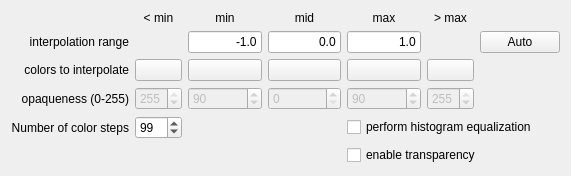
<?xml version="1.0" encoding="UTF-8"?>
<ui version="4.0">
 <class>GridColorWidget</class>
 <widget class="QWidget" name="GridColorWidget">
  <property name="geometry">
   <rect>
    <x>0</x>
    <y>0</y>
    <width>571</width>
    <height>167</height>
   </rect>
  </property>
  <property name="windowTitle">
   <string>Form</string>
  </property>
  <layout class="QVBoxLayout" name="verticalLayout_2">
   <item>
    <layout class="QGridLayout" name="gridLayout">
     <item row="0" column="1">
      <widget class="QLabel" name="TextLabel14_3">
       <property name="text">
        <string>&lt; min</string>
       </property>
       <property name="alignment">
        <set>Qt::AlignCenter</set>
       </property>
      </widget>
     </item>
     <item row="0" column="2">
      <widget class="QLabel" name="TextLabel14">
       <property name="text">
        <string>min</string>
       </property>
       <property name="alignment">
        <set>Qt::AlignCenter</set>
       </property>
      </widget>
     </item>
     <item row="0" column="3">
      <widget class="QLabel" name="TextLabel14_2">
       <property name="text">
        <string>mid</string>
       </property>
       <property name="alignment">
        <set>Qt::AlignCenter</set>
       </property>
      </widget>
     </item>
     <item row="0" column="4">
      <widget class="QLabel" name="TextLabel15">
       <property name="text">
        <string>max</string>
       </property>
       <property name="alignment">
        <set>Qt::AlignCenter</set>
       </property>
      </widget>
     </item>
     <item row="0" column="5">
      <widget class="QLabel" name="TextLabel13">
       <property name="text">
        <string>&gt; max</string>
       </property>
       <property name="alignment">
        <set>Qt::AlignCenter</set>
       </property>
      </widget>
     </item>
     <item row="2" column="0">
      <widget class="QLabel" name="TextLabel1">
       <property name="text">
        <string>colors to interpolate</string>
       </property>
       <property name="alignment">
        <set>Qt::AlignRight|Qt::AlignTrailing|Qt::AlignVCenter</set>
       </property>
      </widget>
     </item>
     <item row="2" column="1">
      <widget class="BALL::VIEW::ColorButton" name="min_min_button">
       <property name="sizePolicy">
        <sizepolicy hsizetype="Minimum" vsizetype="MinimumExpanding">
         <horstretch>0</horstretch>
         <verstretch>0</verstretch>
        </sizepolicy>
       </property>
      </widget>
     </item>
     <item row="2" column="2">
      <widget class="BALL::VIEW::ColorButton" name="min_button">
       <property name="sizePolicy">
        <sizepolicy hsizetype="Minimum" vsizetype="MinimumExpanding">
         <horstretch>0</horstretch>
         <verstretch>0</verstretch>
        </sizepolicy>
       </property>
      </widget>
     </item>
     <item row="2" column="3">
      <widget class="BALL::VIEW::ColorButton" name="mid_button">
       <property name="sizePolicy">
        <sizepolicy hsizetype="Minimum" vsizetype="MinimumExpanding">
         <horstretch>0</horstretch>
         <verstretch>0</verstretch>
        </sizepolicy>
       </property>
      </widget>
     </item>
     <item row="2" column="4">
      <widget class="BALL::VIEW::ColorButton" name="max_button">
       <property name="sizePolicy">
        <sizepolicy hsizetype="Minimum" vsizetype="MinimumExpanding">
         <horstretch>0</horstretch>
         <verstretch>0</verstretch>
        </sizepolicy>
       </property>
      </widget>
     </item>
     <item row="2" column="5">
      <widget class="BALL::VIEW::ColorButton" name="max_max_button">
       <property name="sizePolicy">
        <sizepolicy hsizetype="Minimum" vsizetype="MinimumExpanding">
         <horstretch>0</horstretch>
         <verstretch>0</verstretch>
        </sizepolicy>
       </property>
      </widget>
     </item>
     <item row="3" column="0">
      <widget class="QLabel" name="TextLabel1_2">
       <property name="text">
        <string>opaqueness (0-255)</string>
       </property>
       <property name="alignment">
        <set>Qt::AlignRight|Qt::AlignTrailing|Qt::AlignVCenter</set>
       </property>
      </widget>
     </item>
     <item row="3" column="1">
      <widget class="QSpinBox" name="min_min_alpha">
       <property name="enabled">
        <bool>false</bool>
       </property>
       <property name="toolTip">
        <string>Opaqueness for colors for values out of the interpolation range</string>
       </property>
       <property name="maximum">
        <number>255</number>
       </property>
       <property name="value">
        <number>255</number>
       </property>
      </widget>
     </item>
     <item row="3" column="2">
      <widget class="QSpinBox" name="min_alpha">
       <property name="enabled">
        <bool>false</bool>
       </property>
       <property name="toolTip">
        <string>Opaqueness for min color</string>
       </property>
       <property name="maximum">
        <number>255</number>
       </property>
       <property name="value">
        <number>90</number>
       </property>
      </widget>
     </item>
     <item row="3" column="3">
      <widget class="QSpinBox" name="mid_alpha">
       <property name="enabled">
        <bool>false</bool>
       </property>
       <property name="toolTip">
        <string>Opaqueness for mid color</string>
       </property>
       <property name="maximum">
        <number>255</number>
       </property>
       <property name="value">
        <number>0</number>
       </property>
      </widget>
     </item>
     <item row="3" column="4">
      <widget class="QSpinBox" name="max_alpha">
       <property name="enabled">
        <bool>false</bool>
       </property>
       <property name="toolTip">
        <string>Opaqueness for max color</string>
       </property>
       <property name="maximum">
        <number>255</number>
       </property>
       <property name="value">
        <number>90</number>
       </property>
      </widget>
     </item>
     <item row="3" column="5">
      <widget class="QSpinBox" name="max_max_alpha">
       <property name="enabled">
        <bool>false</bool>
       </property>
       <property name="toolTip">
        <string>Opaqueness for colors for values out of the interpolation range</string>
       </property>
       <property name="maximum">
        <number>255</number>
       </property>
       <property name="value">
        <number>255</number>
       </property>
      </widget>
     </item>
     <item row="1" column="0">
      <widget class="QLabel" name="TextLabel7_2">
       <property name="text">
        <string>interpolation range</string>
       </property>
       <property name="alignment">
        <set>Qt::AlignRight|Qt::AlignTrailing|Qt::AlignVCenter</set>
       </property>
      </widget>
     </item>
     <item row="1" column="2">
      <widget class="QLineEdit" name="min_box">
       <property name="toolTip">
        <string>Value for min color</string>
       </property>
       <property name="text">
        <string>-1.0</string>
       </property>
       <property name="alignment">
        <set>Qt::AlignRight</set>
       </property>
      </widget>
     </item>
     <item row="1" column="3">
      <widget class="QLineEdit" name="mid_box">
       <property name="toolTip">
        <string>Value for mid color</string>
       </property>
       <property name="text">
        <string>0.0</string>
       </property>
       <property name="alignment">
        <set>Qt::AlignRight</set>
       </property>
      </widget>
     </item>
     <item row="1" column="4">
      <widget class="QLineEdit" name="max_box">
       <property name="toolTip">
        <string>Value for max color</string>
       </property>
       <property name="text">
        <string>1.0</string>
       </property>
       <property name="alignment">
        <set>Qt::AlignRight</set>
       </property>
      </widget>
     </item>
     <item row="1" column="6">
      <widget class="QPushButton" name="autoscale">
       <property name="enabled">
        <bool>true</bool>
       </property>
       <property name="toolTip">
        <string>Calculate the min, mid and max values from the grid</string>
       </property>
       <property name="text">
        <string>Auto</string>
       </property>
      </widget>
     </item>
     <item row="4" column="0">
      <widget class="QLabel" name="TextLabel7">
       <property name="text">
        <string>Number of color steps</string>
       </property>
       <property name="alignment">
        <set>Qt::AlignRight|Qt::AlignTrailing|Qt::AlignVCenter</set>
       </property>
      </widget>
     </item>
     <item row="4" column="1">
      <widget class="QSpinBox" name="levels_box">
       <property name="toolTip">
        <string>Number of interpolated colors</string>
       </property>
       <property name="maximum">
        <number>999</number>
       </property>
       <property name="value">
        <number>99</number>
       </property>
      </widget>
     </item>
     <item row="4" column="4" colspan="3">
      <widget class="QCheckBox" name="normalization">
       <property name="text">
        <string>perform histogram equalization</string>
       </property>
      </widget>
     </item>
     <item row="5" column="4" colspan="3">
      <widget class="QCheckBox" name="grid_transparency">
       <property name="text">
        <string>enable transparency</string>
       </property>
      </widget>
     </item>
    </layout>
   </item>
  </layout>
 </widget>
 <customwidgets>
  <customwidget>
   <class>BALL::VIEW::ColorButton</class>
   <extends>QPushButton</extends>
   <header location="global">BALL_view/WIDGETS/colorButton.h</header>
   <slots>
    <signal>colorChanged(QColor)</signal>
   </slots>
  </customwidget>
 </customwidgets>
 <resources/>
 <connections>
  <connection>
   <sender>grid_transparency</sender>
   <signal>toggled(bool)</signal>
   <receiver>GridColorWidget</receiver>
   <slot>transparencyToggled(bool)</slot>
   <hints>
    <hint type="sourcelabel">
     <x>554</x>
     <y>154</y>
    </hint>
    <hint type="destinationlabel">
     <x>570</x>
     <y>166</y>
    </hint>
   </hints>
  </connection>
  <connection>
   <sender>normalization</sender>
   <signal>toggled(bool)</signal>
   <receiver>GridColorWidget</receiver>
   <slot>normalizationToggled(bool)</slot>
   <hints>
    <hint type="sourcelabel">
     <x>443</x>
     <y>120</y>
    </hint>
    <hint type="destinationlabel">
     <x>570</x>
     <y>166</y>
    </hint>
   </hints>
  </connection>
  <connection>
   <sender>min_box</sender>
   <signal>textEdited(QString)</signal>
   <receiver>GridColorWidget</receiver>
   <slot>validateText(QString)</slot>
   <hints>
    <hint type="sourcelabel">
     <x>244</x>
     <y>40</y>
    </hint>
    <hint type="destinationlabel">
     <x>262</x>
     <y>199</y>
    </hint>
   </hints>
  </connection>
  <connection>
   <sender>mid_box</sender>
   <signal>textEdited(QString)</signal>
   <receiver>GridColorWidget</receiver>
   <slot>validateText(QString)</slot>
   <hints>
    <hint type="sourcelabel">
     <x>329</x>
     <y>40</y>
    </hint>
    <hint type="destinationlabel">
     <x>349</x>
     <y>248</y>
    </hint>
   </hints>
  </connection>
  <connection>
   <sender>max_box</sender>
   <signal>textEdited(QString)</signal>
   <receiver>GridColorWidget</receiver>
   <slot>validateText(QString)</slot>
   <hints>
    <hint type="sourcelabel">
     <x>411</x>
     <y>45</y>
    </hint>
    <hint type="destinationlabel">
     <x>430</x>
     <y>191</y>
    </hint>
   </hints>
  </connection>
  <connection>
   <sender>min_min_button</sender>
   <signal>colorChanged(QColor)</signal>
   <receiver>GridColorWidget</receiver>
   <slot>minMinColorChanged(QColor)</slot>
   <hints>
    <hint type="sourcelabel">
     <x>191</x>
     <y>62</y>
    </hint>
    <hint type="destinationlabel">
     <x>185</x>
     <y>204</y>
    </hint>
   </hints>
  </connection>
  <connection>
   <sender>min_button</sender>
   <signal>colorChanged(QColor)</signal>
   <receiver>GridColorWidget</receiver>
   <slot>minColorChanged(QColor)</slot>
   <hints>
    <hint type="sourcelabel">
     <x>234</x>
     <y>74</y>
    </hint>
    <hint type="destinationlabel">
     <x>248</x>
     <y>216</y>
    </hint>
   </hints>
  </connection>
  <connection>
   <sender>mid_button</sender>
   <signal>colorChanged(QColor)</signal>
   <receiver>GridColorWidget</receiver>
   <slot>midColorChanged(QColor)</slot>
   <hints>
    <hint type="sourcelabel">
     <x>315</x>
     <y>69</y>
    </hint>
    <hint type="destinationlabel">
     <x>324</x>
     <y>228</y>
    </hint>
   </hints>
  </connection>
  <connection>
   <sender>max_button</sender>
   <signal>colorChanged(QColor)</signal>
   <receiver>GridColorWidget</receiver>
   <slot>maxColorChanged(QColor)</slot>
   <hints>
    <hint type="sourcelabel">
     <x>383</x>
     <y>69</y>
    </hint>
    <hint type="destinationlabel">
     <x>683</x>
     <y>104</y>
    </hint>
   </hints>
  </connection>
  <connection>
   <sender>max_max_button</sender>
   <signal>colorChanged(QColor)</signal>
   <receiver>GridColorWidget</receiver>
   <slot>maxMaxColorChanged(QColor)</slot>
   <hints>
    <hint type="sourcelabel">
     <x>482</x>
     <y>65</y>
    </hint>
    <hint type="destinationlabel">
     <x>621</x>
     <y>151</y>
    </hint>
   </hints>
  </connection>
  <connection>
   <sender>min_min_alpha</sender>
   <signal>valueChanged(int)</signal>
   <receiver>GridColorWidget</receiver>
   <slot>minMinAlphaChanged(int)</slot>
   <hints>
    <hint type="sourcelabel">
     <x>171</x>
     <y>99</y>
    </hint>
    <hint type="destinationlabel">
     <x>178</x>
     <y>237</y>
    </hint>
   </hints>
  </connection>
  <connection>
   <sender>min_alpha</sender>
   <signal>valueChanged(int)</signal>
   <receiver>GridColorWidget</receiver>
   <slot>minAlphaChanged(int)</slot>
   <hints>
    <hint type="sourcelabel">
     <x>223</x>
     <y>85</y>
    </hint>
    <hint type="destinationlabel">
     <x>226</x>
     <y>208</y>
    </hint>
   </hints>
  </connection>
  <connection>
   <sender>mid_alpha</sender>
   <signal>valueChanged(int)</signal>
   <receiver>GridColorWidget</receiver>
   <slot>midAlphaChanged(int)</slot>
   <hints>
    <hint type="sourcelabel">
     <x>294</x>
     <y>93</y>
    </hint>
    <hint type="destinationlabel">
     <x>325</x>
     <y>253</y>
    </hint>
   </hints>
  </connection>
  <connection>
   <sender>max_alpha</sender>
   <signal>valueChanged(int)</signal>
   <receiver>GridColorWidget</receiver>
   <slot>maxAlphaChanged(int)</slot>
   <hints>
    <hint type="sourcelabel">
     <x>366</x>
     <y>99</y>
    </hint>
    <hint type="destinationlabel">
     <x>-66</x>
     <y>143</y>
    </hint>
   </hints>
  </connection>
  <connection>
   <sender>max_max_alpha</sender>
   <signal>valueChanged(int)</signal>
   <receiver>GridColorWidget</receiver>
   <slot>maxMaxAlphaChanged(int)</slot>
   <hints>
    <hint type="sourcelabel">
     <x>458</x>
     <y>94</y>
    </hint>
    <hint type="destinationlabel">
     <x>624</x>
     <y>111</y>
    </hint>
   </hints>
  </connection>
 </connections>
 <slots>
  <signal>autoScaleRequested()</signal>
  <slot>transparencyToggled(bool)</slot>
  <slot>normalizationToggled(bool)</slot>
  <slot>validateText(QString)</slot>
  <slot>minMinColorChanged(QColor)</slot>
  <slot>minColorChanged(QColor)</slot>
  <slot>midColorChanged(QColor)</slot>
  <slot>maxColorChanged(QColor)</slot>
  <slot>maxMaxColorChanged(QColor)</slot>
  <slot>minMinAlphaChanged(int)</slot>
  <slot>minAlphaChanged(int)</slot>
  <slot>midAlphaChanged(int)</slot>
  <slot>maxAlphaChanged(int)</slot>
  <slot>maxMaxAlphaChanged(int)</slot>
 </slots>
</ui>
